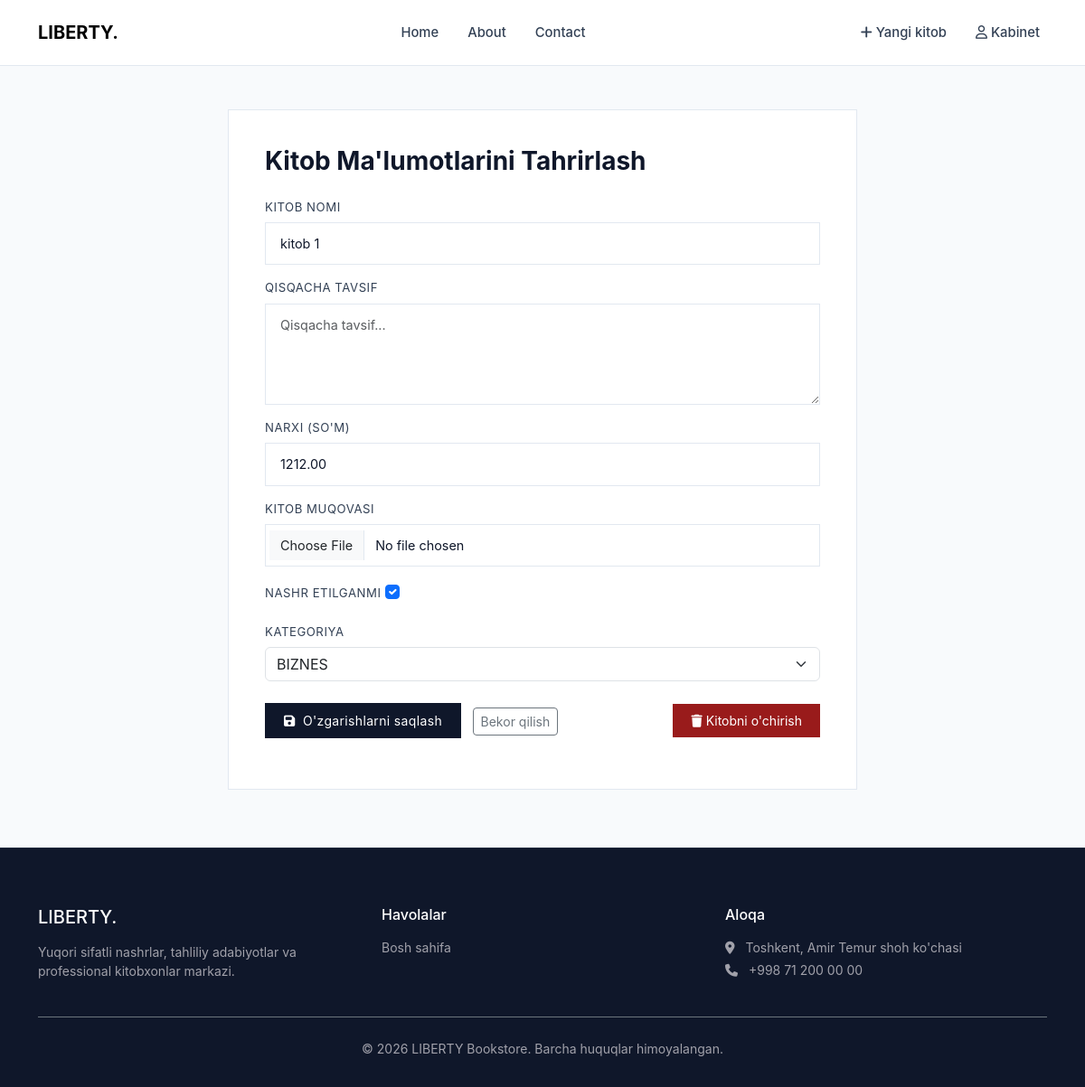
/book/1/update/ (signed in), run on an earlier commit of the app's database.
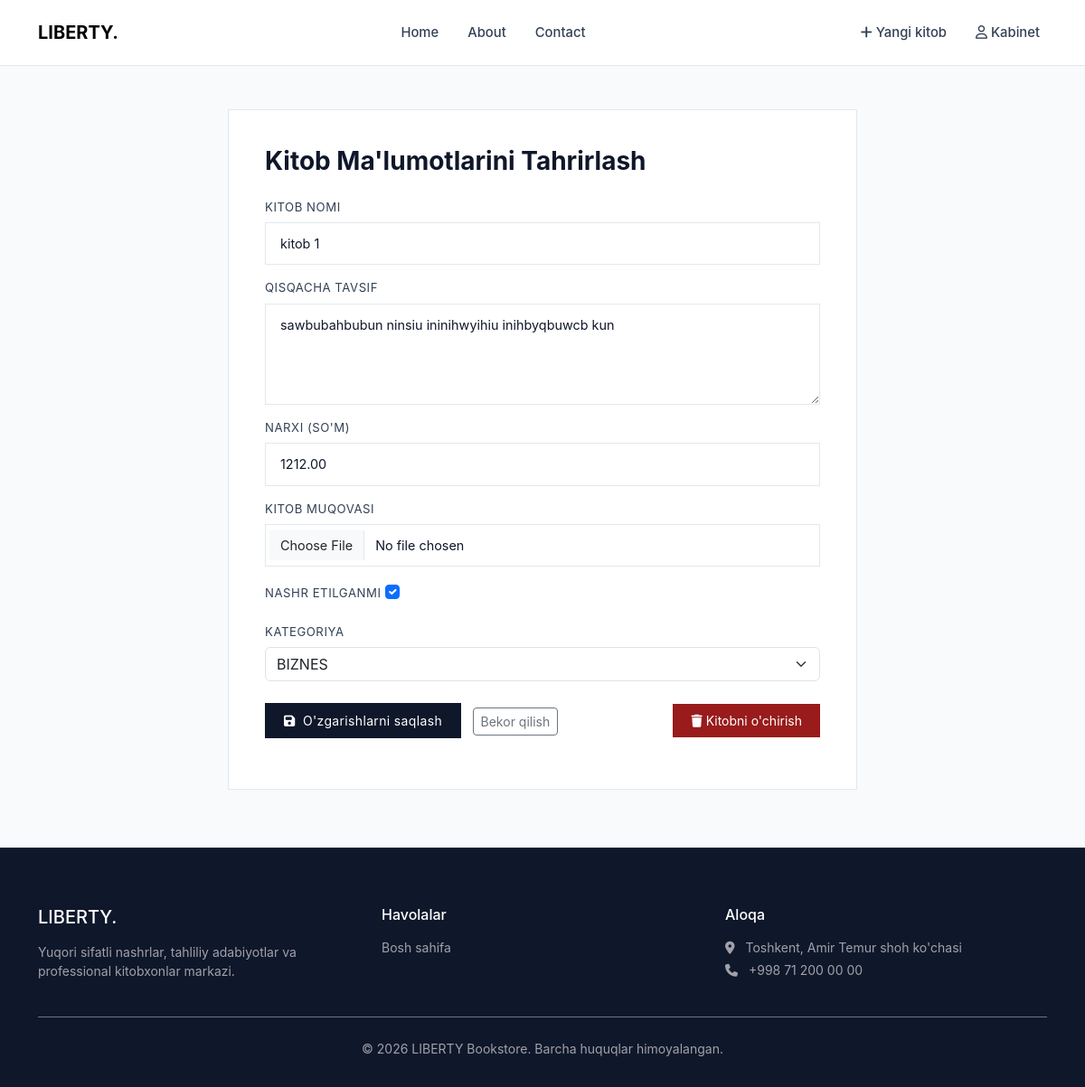
And on a later commit of the database.
### main/models.py (models this page shows, shortened)
class Book(models.Model):
    title = models.CharField(max_length=255)
    introduction = models.TextField(null=True, blank=True)
    price = models.DecimalField(max_digits=10, decimal_places=2)
    image = models.ImageField(upload_to="images/", null=True, blank=True)
    created = models.DateTimeField(auto_now_add=True)
    updated = models.DateTimeField(auto_now=True)
    published = models.BooleanField(default=True)
    category = models.ForeignKey(Category, on_delete=models.CASCADE)
    class Meta:
        ordering = ['-created']

### main/views.py (the view)
# urls.py: path('book/<int:book_id>/update/', update_book, name='book_update'),
def update_book(request, book_id):
    if request.user.is_staff:
        book = get_object_or_404(Book, pk=book_id)
        if request.method == "POST":
            form = BookForm(data=request.POST, files=request.FILES, instance=book)
            if form.is_valid():
                form.save()
                messages.success(request, "Muvaffaqiyatli o'zgartirildi!")
                return redirect("book_detail", book_id=book.id)
        else:
            form = BookForm(instance=book)
        context = {"form": form, "book": book}
        return render(request, "main/book_form.html", context)
    else:
        return redirect('all_books')

### main/models.py (called while the page is built)
    def __str__(self):
        return self.name

### templates/main/book_form.html (shortened to what this page needs)
{%extends 'base.html'%}
{%load static%}
{%block style%}
<link rel="stylesheet" href="{%static 'css/pages.css'%}">
{%endblock%}
{%block main%}
<div class="container my-5" style="max-width: 720px;">
  <div class="contact-form-box">
    <h3 class="fw-bold mb-4" style="color: var(--color-slate-900);">
      {%if book%}Kitob Ma'lumotlarini Tahrirlash{%else%}Kitob Ma'lumotlarini Kiritish{%endif%}
    </h3>
    <form method="POST" enctype="multipart/form-data">
      {%for field in form%}
        <div class="mb-3">
          <label class="form-label">{{field.label}}</label>
          {{field}}
        </div>
      {%endfor%}
      <div class="d-flex justify-content-between align-items-center mt-4">
        <div>
          <button type="submit" class="custom-btn-primary me-2">
            <i class="fa-solid fa-floppy-disk me-1"></i>
            {%if book%}O'zgarishlarni saqlash{%else%}Saqlash{%endif%}
          </button>
          <a href="{%url 'all_books'%}" class="btn btn-outline-secondary btn-sm">Bekor qilish</a>
        </div>
        {%if book%}
        <a href="{%url 'book_delete' book.id%}" class="custom-btn-danger">
          <i class="fa-solid fa-trash me-1"></i>Kitobni o'chirish
        </a>
        {%endif%}
      </div>
    </form>
  </div>
</div>
{%endblock%}
{%block footer%}
<div class="container">
  <div class="row g-4">
    <div class="col-md-4">
      <h5 class="text-white mb-3">LIBERTY.</h5>
      <p class="small">Yuqori sifatli nashrlar, tahliliy adabiyotlar va professional kitobxonlar markazi.</p>
    </div>
    <div class="col-md-4">
      <h6 class="text-white mb-3">Havolalar</h6>
      <ul class="list-unstyled small">
        <li><a href="{%url 'all_books'%}">Bosh sahifa</a></li>
      </ul>
    </div>
    <div class="col-md-4">
      <h6 class="text-white mb-3">Aloqa</h6>
      <p class="small mb-1"><i class="fa-solid fa-location-dot me-2"></i> Toshkent, Amir Temur shoh ko'chasi</p>
      <p class="small"><i class="fa-solid fa-phone me-2"></i> +998 71 200 00 00</p>
    </div>
  </div>
  <div class="text-center pt-4 mt-4 border-top border-secondary small">&copy; 2026 LIBERTY Bookstore. Barcha huquqlar himoyalangan.</div>
</div>
{%endblock%}

What changed in the data, as far as the page shows it:
changed Book "kitob 1": introduction (not shown) → "sawbubahbubun ninsiu ininihwyihiu inihbyqbuwcb kun"
